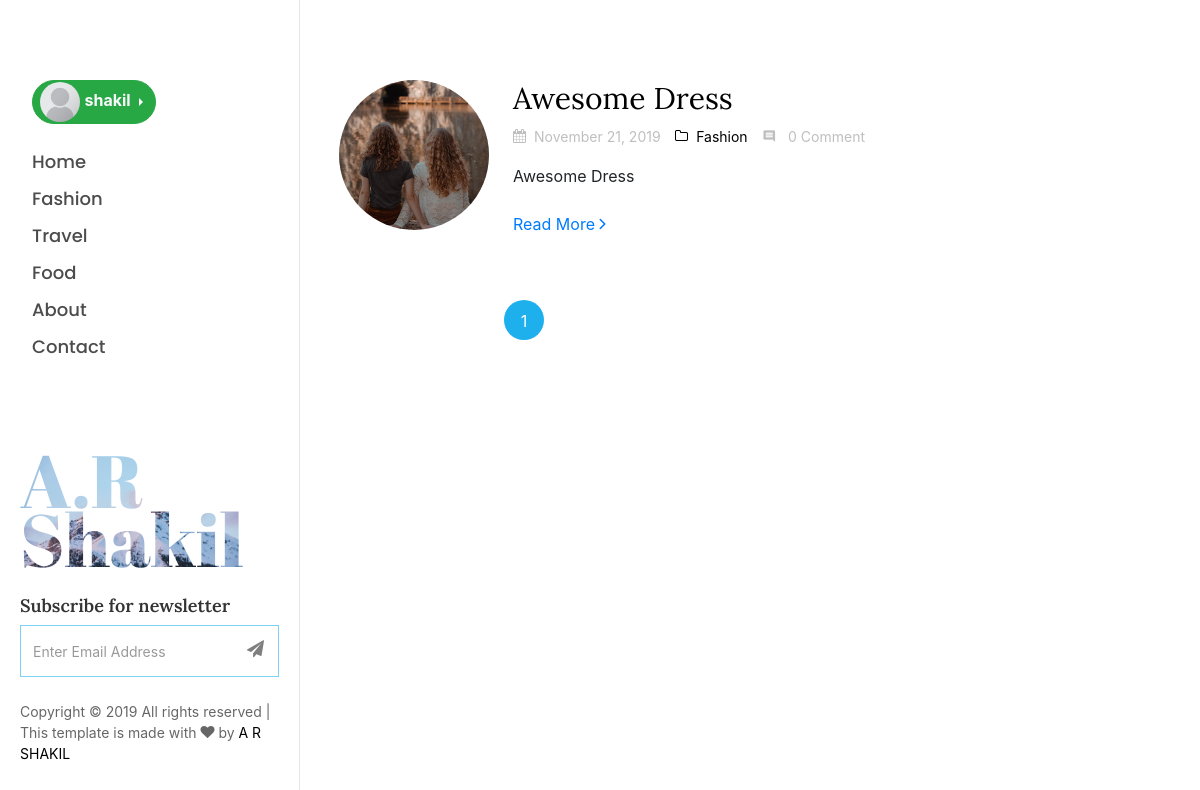
/categories_page/1/ (signed in), run on the app's committed database.
### blog/models.py (models this page shows, shortened)
class Category(models.Model):
    category_name = models.CharField(max_length=200)
    updated = models.DateTimeField(auto_now_add=True)
    def __str__(self):
        return self.category_name
    class Meta:
        verbose_name = 'Category'
        verbose_name_plural = 'Categories'

class Post(models.Model):
    category = models.ForeignKey(Category, on_delete=models.CASCADE)
    author  = models.ForeignKey(User, on_delete=models.CASCADE)
    title = models.CharField(max_length=5000)
    image = models.ImageField(upload_to='picture/%Y/%m/%d')
    description = models.TextField()
    post_uploaded = models.DateTimeField(default=datetime.now(), blank=True)
    tags = TaggableManager()
    class Meta:
        verbose_name = 'Post'
        verbose_name_plural = 'Posts'

### blog/views.py (the view)
# urls.py: path('categories_page/<int:id>/',views.categories_page, name='categories_page'),
def categories_page(request,id):
    categories = Category.objects.all()
    posts = Post.objects.filter(category__id=id)
    cat_name = get_object_or_404(Category, id=id)
    print('category name is :',cat_name)
    paginator = Paginator(posts, 5)
    page = request.GET.get('page')
    try:
        posts = paginator.page(page)
    except PageNotAnInteger:
        posts = paginator.page(1)
    except EmptyPage:
        posts = paginator.page(paginator.num_pages)
    context = {
        'posts':posts,
        'categories':categories,
        'active':cat_name,
    }
    return render(request, 'blog/categories.html',context)

### blog/templates/blog/categories.html (shortened to what this page needs)
{% extends 'base.html' %}
{% load static %}
{% block content %}
<div id="colorlib-main">
	<section class="ftco-section">
		<div class="container">
			<div class="row px-md-4">
				{% for post in posts %}
				<div class="col-md-12">
					<div class="blog-entry ftco-animate d-md-flex">
						{% if post.image %}
						<a href="single.html" class="img img-2"
						style="background-image: url({{post.image.url}});"></a>
						{% else %}
						<a href="single.html" class="img img-2"
						style="background-image: url(/static/images/image_1.jpg);"></a>
						{% endif %}
						<div class="text text-2 pl-md-4">
							<h3 class="mb-2"><a href="{% url 'detail_page' post.id %}">{{post.title}}</a></h3>
							<div class="meta-wrap">
								<p class="meta">
									<span><i class="icon-calendar mr-2"></i>{{post.post_uploaded|date:"F d, Y"}}</span>
									<span><a href="#"><i
												class="icon-folder-o mr-2"></i>{{post.category.category_name}}</a></span>
									{% if post.comments.count >= 1 %}
									<span><i class="icon-comment2 mr-2"></i>
										{{ post.comments.count }} Comment{{ post.comments.count|pluralize }}
									</span>
									{% else %}
									<span><i class="icon-comment2 mr-2"></i>
										{{post.comments.count}} Comment
									</span>
									{% endif %}
								</p>
							</div>
							<p class="mb-4">{{post.description}}</p>
							<p><a href="{% url 'detail_page' post.id %}" class="btn-custom">Read More <span
										class="ion-ios-arrow-forward"></span></a>
							</p>
						</div>
					</div>
				</div>
				{% empty %}
				<div>
					<h3>There are no posts yet </h3>
				</div>
				{% endfor %}
			</div>
			{% if posts %}
			{% include "includes/pagination.html" with page=posts %}
			{% endif %}
		</div>
	</section>
</div>
{% endblock content %}

### templates/base.html (shortened to what this page needs)
<!DOCTYPE html>
{% load static %}
<html lang="en">
<head>
	<link href="https://maxcdn.bootstrapcdn.com/font-awesome/4.7.0/css/font-awesome.min.css" rel="stylesheet">
 	<link rel="stylesheet" href="{% static 'style.css' %}">
 <link rel="stylesheet" href="https://use.fontawesome.com/releases/v5.7.1/css/all.css">
	<link rel="stylesheet" href="{% static 'css/open-iconic-bootstrap.min.css' %}">
	<link rel="stylesheet" href="{% static 'css/animate.css' %}">
	<link rel="stylesheet" href="{% static 'css/owl.carousel.min.css' %}">
	<link rel="stylesheet" href="{% static 'css/owl.theme.default.min.css' %}">
	<link rel="stylesheet" href="{% static 'css/magnific-popup.css' %}">
	<link rel="stylesheet" href="{% static 'css/aos.css' %}">
	<link rel="stylesheet" href="{% static 'css/ionicons.min.css' %}">
	<link rel="stylesheet" href="{% static 'css/bootstrap-datepicker.css' %}">
	<link rel="stylesheet" href="{% static 'css/jquery.timepicker.css' %}">
	<link rel="stylesheet" href="{% static 'css/flaticon.css'% }">
    <link rel="stylesheet" href="{% static 'css/icomoon.css' %}">
	<link rel="stylesheet" href="{% static 'css/style.css' %}">
	 <link rel="stylesheet" href="https://stackpath.bootstrapcdn.com/bootstrap/4.3.1/css/bootstrap.min.css">
</head>
<body>
	<div id="colorlib-page">
		<aside id="colorlib-aside" role="complementary" class="js-fullheight">
			<nav id="colorlib-main-menu" role="navigation">
				<ul class="navmenu">
				{% if user.is_authenticated %}
					<div class="dropdown dropright mb-4">
							<a class="btn btn-success dropdown-toggle" href="#" role="button" id="dropdownMenuLink" data-toggle="dropdown" aria-haspopup="true" aria-expanded="false" style="border-radius: 25px;">
								{% if user.profile.image %}
							 <img src="{{ user.profile.image.url }}" alt="" style="height: 40px; width:40px;margin-top:-5px; margin-bottom:-5px; margin-left:-5px; border-radius: 50%;"> <span class="text-light font-weight-bold">{{user.username}}</span>
							{% else %}
							{% if user.profile.gender == 'male'  %}
							<img src="{% static 'img/male.jpg' %}" alt="" style="height: 40px; width:40px;margin-top:-5px; margin-bottom:-5px; margin-left:-5px; border-radius: 50%;"> <span class="text-light font-weight-bold">{{user.username}}</span>
							{% elif user.profile.gender == 'female' %}
							<img src="{% static 'img/female.jpg' %}" alt="" style="height: 40px; width:40px;margin-top:-5px; margin-bottom:-5px; margin-left:-5px; border-radius: 50%;"> <span class="text-light font-weight-bold">{{user.username}}</span>
								{% else %}
								<img src="{% static 'img/common.png' %}" alt="" style="height: 40px; width:40px;margin-top:-5px; margin-bottom:-5px; margin-left:-5px; border-radius: 50%;"> <span class="text-light font-weight-bold">{{user.username}}</span>
									{% endif %}
									{% endif %}
								</a>
					</div>
					{% endif %}
					<li class="{% if request.resolver_match.url_name == "home" %}colorlib-active{% endif %}"><a
							href="{% url 'home' %}">Home</a></li>
					<span class="navmenu">
						{% for category in categories %}
						{% if active == category.category_name %}
						<li  class="colorlib-active">
							<a href="{% url 'categories_page' category.id %}">{{category.category_name}}</a>
						</li>
						{% else %}
						<li  class="">
							<a href="{% url 'categories_page' category.id %}">{{category.category_name}}</a>
						</li>
						{% endif %}
						{% endfor %}
					</span>
					<li class="{% if request.resolver_match.url_name == "about" %}colorlib-active{% endif %}"><a
							href="{% url 'about' %}">About</a></li>
					<li class="{% if request.resolver_match.url_name == "contact" %}colorlib-active{% endif %}"><a
							href="{% url 'contact' %}">Contact</a></li>
				</ul>
			</nav>
			<div class="colorlib-footer">
				<h1 id="colorlib-logo" class="mb-4"><a href="#"
						style="background-image: url(static/images/bg_1.jpg);">A.R <span>Shakil</span></a></h1>
				<div class="mb-4">
					<h3>Subscribe for newsletter</h3>
					<form action="{% url 'subscribe' %}" class="colorlib-subscribe-form" method="POST">
						<div class="form-group d-flex">
							<div class="icon"><span class="icon-paper-plane"></span></div>
							<input type="email" class="form-control" placeholder="Enter Email Address" name="q">
						</div>
					</form>
				</div>
				<p class="pfooter">
					Copyright &copy;
					<script>document.write(new Date().getFullYear());</script> All rights reserved | This template is
					made with <i class="icon-heart" aria-hidden="true"></i> by <a href="#" target="_blank">A R
						SHAKIL</a>
				</p>
			</div>
		</aside>
	{% block content %}
	{% endblock content %}
</body>
</html>

### blog/static/css/icomoon.css (style rules this page uses)
[class^="icon-"], [class*=" icon-"] { font-family: 'icomoon' !important; speak: none; font-style: normal; font-weight: normal; font-variant: normal; text-transform: none; line-height: 1; -webkit-font-smoothing: antialiased; -moz-osx-font-smoothing: grayscale; }
.icon-heart:before { content: "\f004"; }
.icon-calendar:before { content: "\f073"; }
.icon-folder-o:before { content: "\f114"; }
.icon-paper-plane:before { content: "\f1d8"; }
.icon-comment2:before { content: "\e0b9"; }

### data on the page
Category: category_name "Fashion"
Category: category_name "Travel"
Category: category_name "Food"
Post: image (picture), title "Awesome Dress", post_uploaded "November 21, 2019", category.category_name "Fashion", comments.count "0", description "Awesome Dress"

### other printed values
{{ user.username }} "shakil"
{{ num }} "1"
